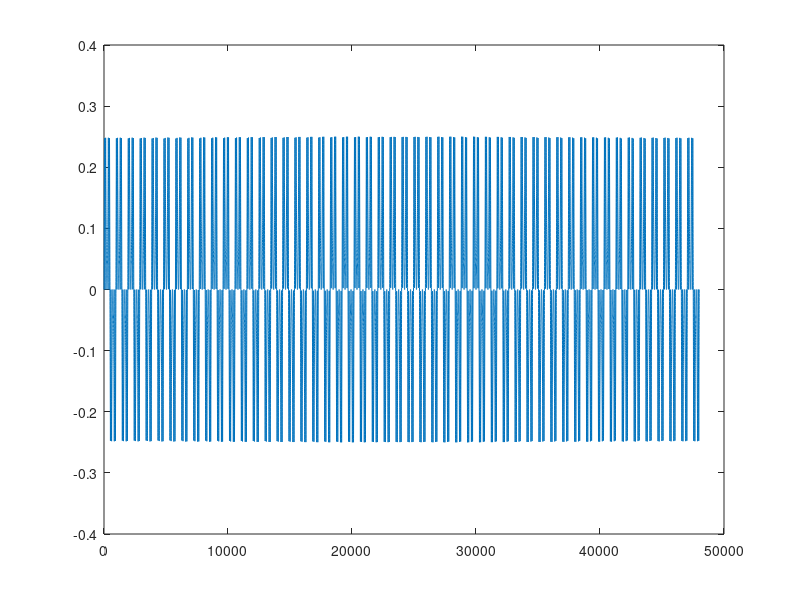

Source code (MATLAB): (Note: this script raises an error after producing the figure.)
%Wave Folder Prototype

clear all;
clc;
N = 48000;
t = linspace(0,1,N);
f = 50;
bias = 0.01;
x = sin(2*pi*f*t);
y = zeros(1,N);
folds = 4;%max 8

 for n = 1:N
     if (x(n) >= 0) && (x(n) <= (1/folds))
         y(n) = x(n);
     
     elseif (x(n) > (1/folds)) && (x(n) <= (2/folds))
         y(n) = -x(n) + 2/folds;
     
     elseif (x(n) > (2/folds)) && (x(n) <= (3/folds))
         y(n) = x(n) - (2/folds);
     
     elseif (x(n) > (3/folds)) && (x(n) <= (4/folds))
         y(n) = -x(n) + (4/folds);
     
     elseif (x(n) > (4/folds)) && (x(n) <= (5/folds))
         y(n) = x(n) - (4/folds); 
     
     elseif (x(n) > (5/folds)) && (x(n) <= (6/folds))
         y(n) = -x(n) + (6/folds);
     
     elseif (x(n) > (6/folds)) && (x(n) <= (7/folds))
         y(n) = x(n) - (6/folds);
     
     elseif (x(n) > (7/folds))
         y(n) = -x(n) + (8/folds);

         
     elseif (x(n) < 0) && (x(n) >= (-1/folds))
         y(n) = x(n);
     
     elseif (x(n) < (-1/folds)) && (x(n) >= (-2/folds))
         y(n) = -x(n) - 2/folds;
     
     elseif (x(n) < (-2/folds)) && (x(n) >= (-3/folds))
         y(n) = x(n) + (2/folds);
     
     elseif (x(n) < (-3/folds)) && (x(n) >= (-4/folds))
         y(n) = -x(n) - 4/folds;
     
     elseif (x(n) < (-4/folds)) && (x(n) >= (-5/folds))
         y(n) = x(n) + (4/folds); 
     
     elseif (x(n) < (-5/folds)) && (x(n) >= (-6/folds))
         y(n) = -x(n) - 6/folds;
     
     elseif (x(n) < (-6/folds)) && (x(n) >= (-7/folds))
         y(n) = (x(n) + (6/folds));
     
     elseif (x(n) < (-7/folds)) && (x(n) >= (-1))
         y(n) = (-1/folds) - (x(n) + (7/folds));
     end
 
end


figure (1);
plot (y);
figure (2);
thd (y);


